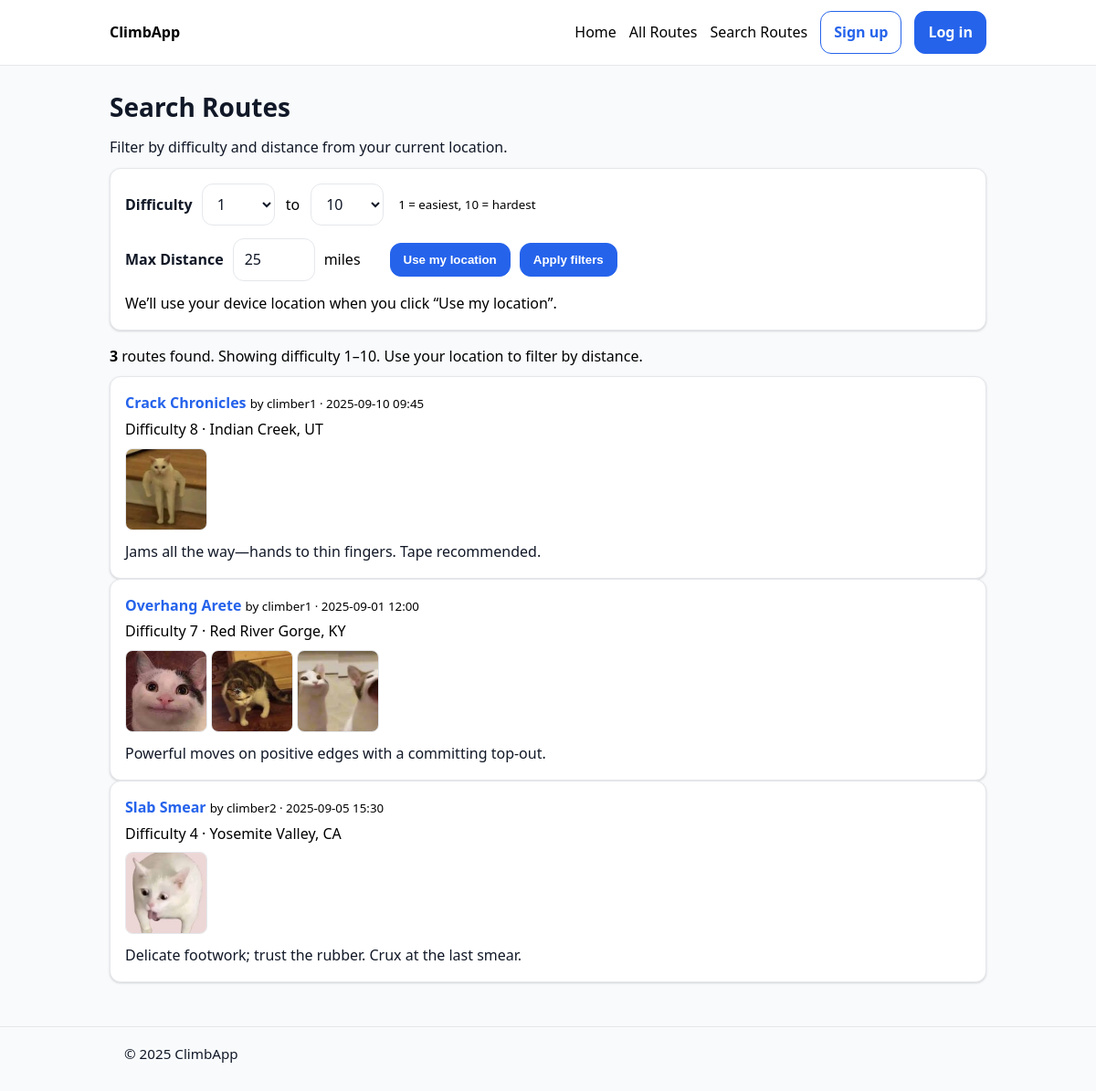
Before: /routes/search/ with the older database file.
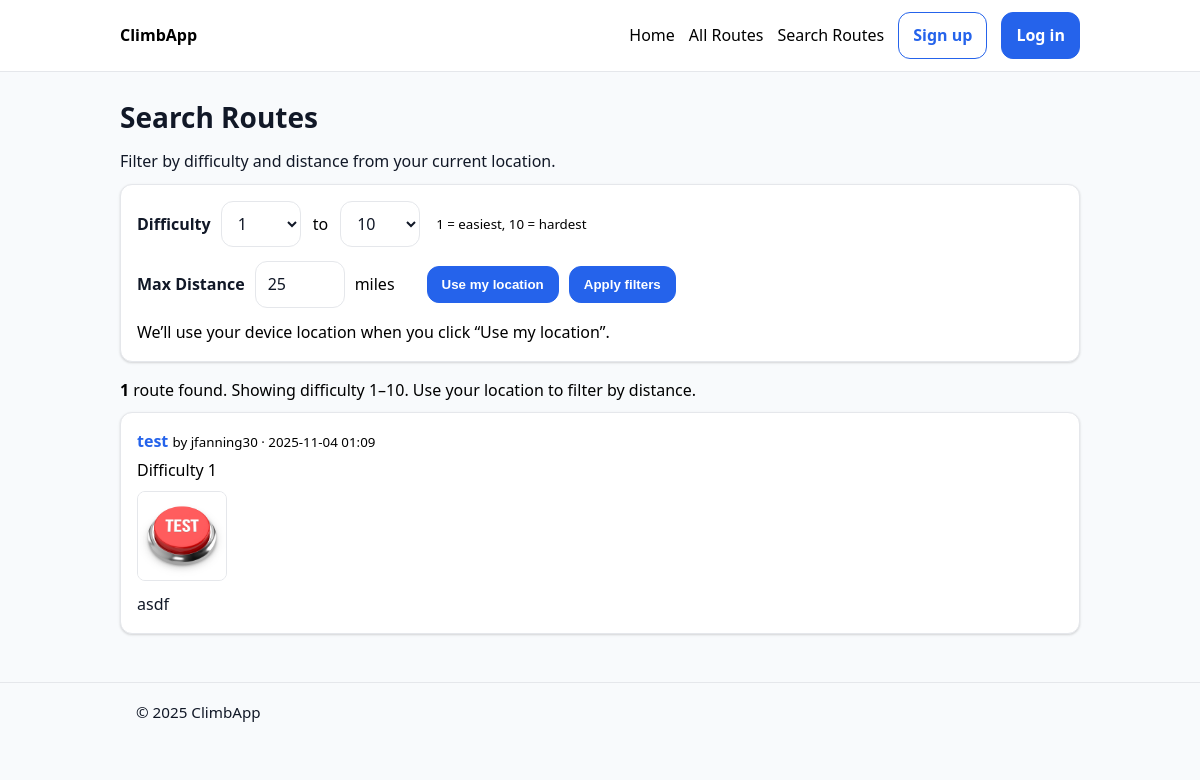
After: the same page with the newer database file.
### routes/models.py (models this page shows, shortened)
class Route(models.Model):
    author = models.ForeignKey(
        settings.AUTH_USER_MODEL, on_delete=models.CASCADE, related_name="routes"
    )
    title = models.CharField(max_length=150)
    description = models.TextField(blank=True)
    difficulty = models.PositiveSmallIntegerField(
        validators=[MinValueValidator(1), MaxValueValidator(10)]
    )
    latitude = models.FloatField(blank=True, null=True)
    longitude = models.FloatField(blank=True, null=True)
    location_name = models.CharField(
        max_length=200, blank=True, help_text="e.g., Red River Gorge, KY"
    )
    picture = models.ImageField(upload_to="routes/pictures/", blank=True, null=True)
    video_url = models.URLField(
        blank=True,
        help_text="YouTube URL (e.g., https://www.youtube.com/watch?v=VIDEO_ID)",
        validators=[URLValidator()],
    )
    created_at = models.DateTimeField(auto_now_add=True)
    class Meta:
        ordering = [Lower("title"), "id"]

class RouteImage(models.Model):
    route = models.ForeignKey(Route, on_delete=models.CASCADE, related_name="images")
    image = models.ImageField(upload_to="routes/pictures/")
    alt_text = models.CharField(max_length=200, blank=True)
    order = models.PositiveSmallIntegerField(default=0)
    class Meta:
        ordering = ["order", "id"]

### routes/views.py (the view)
# urls.py: path("search/", views.route_search, name="search"),
def route_search(request):
    def as_int(val, default, lo, hi):
        try:
            v = int(val)
            return max(lo, min(hi, v))
        except (TypeError, ValueError):
            return default
    diff_min = as_int(request.GET.get("difficulty_min"), 1, 1, 10)
    diff_max = as_int(request.GET.get("difficulty_max"), 10, 1, 10)
    if diff_min > diff_max:
        diff_min, diff_max = diff_max, diff_min
    try:
        radius = float(request.GET.get("radius", 25))
    except (TypeError, ValueError):
        radius = 25.0
    def as_float(k):
        v = request.GET.get(k)
        try:
            return float(v) if v not in (None, "") else None
        except (TypeError, ValueError):
            return None
    lat = as_float("lat")
    lng = as_float("lng")
    profile_loc = None
    user = getattr(request, "user", None)
    if (lat is None or lng is None) and getattr(user, "is_authenticated", False) and hasattr(user, "profile"):
        p = user.profile
        if getattr(p, "latitude", None) is not None and getattr(p, "longitude", None) is not None:
            profile_loc = (float(p.latitude), float(p.longitude))
            if lat is None: lat = profile_loc[0]
            if lng is None: lng = profile_loc[1]
    from .models import Route
    qs = Route.objects.filter(difficulty__gte=diff_min, difficulty__lte=diff_max)
    routes_all = list(qs.select_related("author").prefetch_related("images"))
    def haversine_miles(lat1, lon1, lat2, lon2):
        R = 3958.7613  # miles
        phi1 = math.radians(lat1); phi2 = math.radians(lat2)
        dphi = math.radians(lat2 - lat1); dlambda = math.radians(lon2 - lon1)
        a = math.sin(dphi/2)**2 + math.cos(phi1)*math.cos(phi2)*math.sin(dlambda/2)**2
        return 2 * R * math.atan2(math.sqrt(a), math.sqrt(1 - a))
    def get_location_text(route):
        for field in ("location_name", "location", "address", "place"):
            val = getattr(route, field, None)
            if val:
                return str(val)
        return None
    active_location = None
    within = []   # routes with known/derived coordinates and within radius
    unknown = []  # couldn’t geocode (still included at the end)
    if lat is not None and lng is not None:
        active_location = {"latitude": float(lat), "longitude": float(lng)}
        for r in routes_all:
            rlat = getattr(r, "latitude", None)
            rlng = getattr(r, "longitude", None)
            if rlat is None or rlng is None:
                loc_text = get_location_text(r)
                coords = _geocode_first(loc_text) if loc_text else None
                if coords:
                    rlat, rlng = coords  # ephemeral; not persisted
            if rlat is not None and rlng is not None:
                d = haversine_miles(float(rlat), float(rlng), float(lat), float(lng))
                setattr(r, "distance_miles", d)
                if d <= radius:
                    within.append(r)
            else:
                unknown.append(r)
        within.sort(key=lambda x: getattr(x, "distance_miles", 1e9))
        filtered = within + unknown
    else:
        filtered = routes_all
        within = filtered
        unknown = []
    context = {
        "routes": filtered,
        "filters": {"difficulty_min": diff_min, "difficulty_max": diff_max, "radius": radius},
        "active_location": active_location,
        "used_profile_fallback": profile_loc is not None,
        "results_count": len(filtered),
        "within_count": len(within),
        "unknown_count": len(unknown),
    }
    return render(request, "routes/route_search.html", context)

### templates/routes/route_search.html (shortened to what this page needs)
{% extends "base.html" %}
{% block content %}
<div class="page-title">
  <h1>Search Routes</h1>
  <p class="muted">Filter by difficulty and distance from your current location.</p>
</div>
<form id="search-form" method="get" class="card" style="margin-bottom: 16px;">
  <div class="row" style="display:flex; align-items:center; gap:10px; flex-wrap:wrap; margin-bottom:14px;">
    <label for="difficulty_min" style="font-weight:600; margin:0;">Difficulty</label>
    <select id="difficulty_min" name="difficulty_min" style="width: 80px; flex:0 0 auto;">
      <option value="1" {% if filters.difficulty_min == 1 %}selected{% endif %}>1</option>
    </select>
    <span class="muted" style="padding:0 2px;">to</span>
    <select id="difficulty_max" name="difficulty_max" style="width: 80px; flex:0 0 auto;">
      <option value="10" {% if filters.difficulty_max == 10 %}selected{% endif %}>10</option>
    </select>
    <small class="muted" style="margin-left:6px;">1 = easiest, 10 = hardest</small>
  </div>
  <div class="row" style="display:flex; align-items:center; gap:10px; flex-wrap:wrap; margin-bottom:12px;">
    <label for="radius" style="font-weight:600; margin:0;">Max Distance</label>
    <input type="number" id="radius" name="radius" min="1" step="1"
           value="{{ filters.radius|floatformat:0|default:25 }}"
           style="width: 90px;" />
    <span class="muted">miles</span>
    <div style="width:12px; height:1px;"></div>
    <button type="button" id="useLocationBtn" class="btn">Use my location</button>
    <button type="submit" class="btn btn-primary">Apply filters</button>
  </div>
  <div id="locStatus" class="muted" style="margin-top:4px;">
    {% if active_location %}
      Using device location: {{ active_location.latitude|floatformat:4 }}, {{ active_location.longitude|floatformat:4 }}.
    {% elif used_profile_fallback %}
      Using your saved profile location (click “Use my location” to update).
    {% else %}
      We’ll use your device location when you click “Use my location”.
    {% endif %}
  </div>
</form>
<div style="margin-bottom: 10px;">
  {% if active_location %}
    <span><strong>{{ results_count }}</strong> route{% if results_count != 1 %}s{% endif %} found within {{ filters.radius|floatformat:0 }} mi, sorted by distance.</span>
  {% else %}
    <span><strong>{{ results_count }}</strong> route{% if results_count != 1 %}s{% endif %} found. Showing difficulty {{ filters.difficulty_min }}–{{ filters.difficulty_max }}. Use your location to filter by distance.</span>
  {% endif %}
</div>
{% if routes %}
  <div class="stack">
    {% for r in routes %}
      <div class="card">
        <div class="row" style="justify-content: space-between; align-items: baseline;">
          <a class="job-title" href="{% url 'routes:detail' r.pk %}" style="font-weight:700; text-decoration:none;">
            {{ r.title }}
          </a>
          <small class="muted">by {{ r.author.username }} · {{ r.created_at|date:"Y-m-d H:i" }}</small>
        </div>
        <div class="row" style="gap: 10px; align-items: center; margin: 4px 0 8px;">
          <span class="pill">Difficulty {{ r.difficulty }}</span>
          {% if r.location_name %}
            <span class="muted">· {{ r.location_name }}</span>
          {% endif %}
        </div>
        {% with imgs=r.images.all %}
          {% if imgs|length %}
            <div class="row" style="gap:10px; margin-top: 8px; overflow-x:auto;">
              {% for img in imgs|slice:":3" %}
                <img src="{{ img.image.url }}" alt="{{ img.alt_text|default:'Route image' }}" style="height: 90px; width: 90px; object-fit: cover; border-radius: 8px; border:1px solid var(--border);" loading="lazy">
              {% endfor %}
            </div>
          {% endif %}
        {% endwith %}
        {% if r.description %}
          <p class="muted" style="margin: 0.25rem 0 0;">{{ r.description|truncatechars:160 }}</p>
        {% endif %}
      </div>
    {% endfor %}
  </div>
{% else %}
  <div class="card">
    <p class="muted">No routes match your filters.</p>
  </div>
{% endif %}
{% endblock %}

### templates/base.html (shortened to what this page needs)
{% load static %}
<!doctype html>
<html lang="en">
<head>
  <link rel="stylesheet" href="{% static 'base.css' %}">
</head>
<body{% if request.resolver_match.url_name == 'home' %} class="map-page"{% endif %}>
  <header class="site-header">
    <div class="container nav">
      <a class="brand" href="{% url 'home' %}">ClimbApp</a>
      <nav class="links links-right">
        <a href="{% url 'home' %}">Home</a>
        <a href="{% url 'routes:list' %}">All Routes</a>
        <a href="{% url 'routes:search' %}">Search Routes</a>
        {% if user.is_authenticated %}
          <a href="{% url 'routes:my_favorite_routes' %}">My Favorite Routes</a>
          <a href="{% url 'routes:my_routes' %}"> My Routes</a>
          <a href="{% url 'routes:add' %}">Add Route</a>
          <form action="{% url 'logout' %}" method="post" class="inline">
            {% csrf_token %}
            <button type="submit" class="btn">Log out</button>
          </form>
        {% else %}
          <a class="btn btn-outline" href="{% url 'accounts:signup' %}">Sign up</a>
          <a class="btn" href="{% url 'login' %}">Log in</a>
        {% endif %}
      </nav>
    </div>
  </header>
  <main class="container page">
    {% block content %}{% endblock %}
  </main>
  <footer class="site-footer">
    <div class="container">
      <p>© {% now "Y" %} ClimbApp</p>
    </div>
  </footer>
</body>
</html>

### static/base.css (style rules this page uses)
* { box-sizing: border-box; }
html, body { height: 100%; }
body { margin: 0; color: #000; background: #f8fafc; font: 16px/1.55 system-ui, -apple-system, Segoe UI, Roboto, Arial, sans-serif; }
:root { --brand-blue: #2563eb; --brand-blue-300: #93c5fd; --border: #e5e7eb; --muted: #6b7280; --overlay-bg: rgba(0,0,0,.7); }
h1, h2, h3 { color: #111827; margin: 0 0 10px; }
h1 { font-size: 1.75rem; }
p { margin: 0 0 10px; color: #111827; }
a { color: var(--brand-blue); text-decoration: none; }
.container { max-width: 960px; margin: 0 auto; padding: 0 16px; }
.page { padding: 24px 0 48px; }
.site-header { background: #fff; border-bottom: 1px solid var(--border); }
.nav { display: grid; grid-template-columns: auto 1fr auto; align-items: center; min-height: 56px; padding: 12px 0; gap: 12px; }
.brand { color: inherit; text-decoration: none; font-weight: 600; }
.links { display: flex; align-items: center; gap: 14px; }
.links a { color: #000; text-decoration: none; }
.links-right { justify-content: flex-end; }
.links a, .links button, .links input[type="button"], .links input[type="submit"] { display: inline-flex; align-items: center; }
.site-footer { border-top: 1px solid var(--border); color: #000; padding: 18px 0; font-size: 0.95rem; }
.card { background: #fff; border: 1px solid var(--border); border-radius: 12px; box-shadow: 0 1px 2px rgba(0,0,0,.06), 0 1px 3px rgba(0,0,0,.1); padding: 16px; }
.btn { display: inline-flex; align-items: center; justify-content: center; padding: 10px 14px; border-radius: 12px; border: 1px solid var(--brand-blue); background: var(--brand-blue); color: #fff !important; font-weight: 600; text-decoration: none; cursor: pointer; }
.btn.btn-outline { background: transparent; color: var(--brand-blue) !important; border: 1px solid var(--brand-blue); }
.links .btn, .links .btn-outline { text-decoration: none; }
label { font-weight: 600; color: #111827; }
input, select, textarea { width: 100%; border: 1px solid var(--border); border-radius: 12px; padding: 10px 12px; background: #fff; color: #111827; font: inherit; }

Changed rows visible on the page:
removed Route: title "Crack Chronicles", author.username "climber1", created_at "2025-09-10 09:45", difficulty "8", location_name "Indian Creek, UT", description "Jams all the way—hands to thin fingers. Tape recommended."
removed RouteImage: image (picture), shown under "Crack Chronicles"
removed Route: title "Overhang Arete", author.username "climber1", created_at "2025-09-01 12:00", difficulty "7", location_name "Red River Gorge, KY", description "Powerful moves on positive edges with a committing top-out."
removed RouteImage: image (picture)
removed RouteImage: image (picture)
removed RouteImage: image (picture)
removed Route: title "Slab Smear", author.username "climber2", created_at "2025-09-05 15:30", difficulty "4", location_name "Yosemite Valley, CA", description "Delicate footwork; trust the rubber. Crux at the last smear."
removed RouteImage: image (picture), shown under "Slab Smear"
added Route: title "test", author.username "jfanning30", created_at "2025-11-04 01:09", difficulty "1", description "asdf"
added RouteImage: image (picture)
Other visible differences:
{{ results_count }}: "3" → "1"
text no longer shown: "s"
